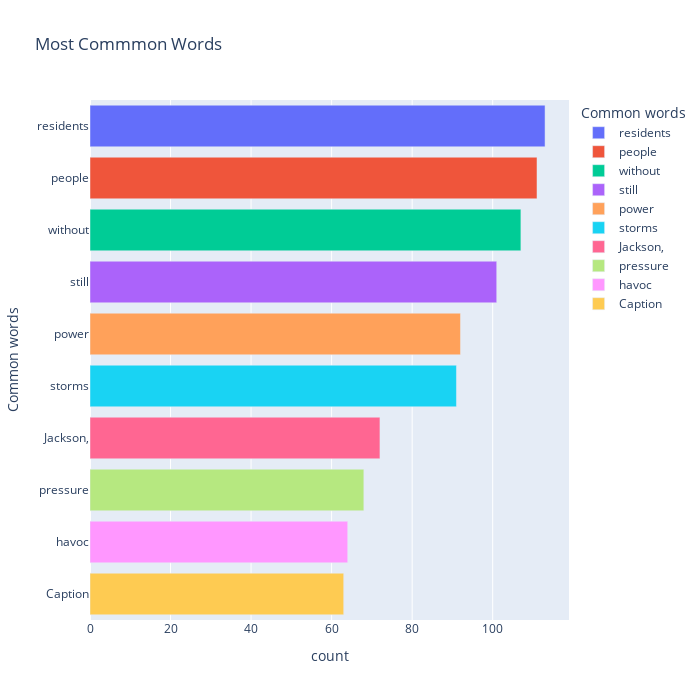

Notebook code for this chart:
### Code cell
common_words(news_data_nonMS)

### Figure 1 — Plotly figure (JSON) as saved in the notebook; plotly's stock layout.template omitted (floating-point values rounded to 4 significant figures)
{"data": [{"alignmentgroup": "True", "hovertemplate": "Common words=%{y}<br>count=%{x}<extra></extra>", "legendgroup": "residents", "marker": {"color": "#636efa"}, "name": "residents", "offsetgroup": "residents", "orientation": "h", "showlegend": true, "textposition": "auto", "type": "bar", "x": [113], "xaxis": "x", "y": ["residents"], "yaxis": "y"}, {"alignmentgroup": "True", "hovertemplate": "Common words=%{y}<br>count=%{x}<extra></extra>", "legendgroup": "people", "marker": {"color": "#EF553B"}, "name": "people", "offsetgroup": "people", "orientation": "h", "showlegend": true, "textposition": "auto", "type": "bar", "x": [111], "xaxis": "x", "y": ["people"], "yaxis": "y"}, {"alignmentgroup": "True", "hovertemplate": "Common words=%{y}<br>count=%{x}<extra></extra>", "legendgroup": "without", "marker": {"color": "#00cc96"}, "name": "without", "offsetgroup": "without", "orientation": "h", "showlegend": true, "textposition": "auto", "type": "bar", "x": [107], "xaxis": "x", "y": ["without"], "yaxis": "y"}, {"alignmentgroup": "True", "hovertemplate": "Common words=%{y}<br>count=%{x}<extra></extra>", "legendgroup": "still", "marker": {"color": "#ab63fa"}, "name": "still", "offsetgroup": "still", "orientation": "h", "showlegend": true, "textposition": "auto", "type": "bar", "x": [101], "xaxis": "x", "y": ["still"], "yaxis": "y"}, {"alignmentgroup": "True", "hovertemplate": "Common words=%{y}<br>count=%{x}<extra></extra>", "legendgroup": "power", "marker": {"color": "#FFA15A"}, "name": "power", "offsetgroup": "power", "orientation": "h", "showlegend": true, "textposition": "auto", "type": "bar", "x": [92], "xaxis": "x", "y": ["power"], "yaxis": "y"}, {"alignmentgroup": "True", "hovertemplate": "Common words=%{y}<br>count=%{x}<extra></extra>", "legendgroup": "storms", "marker": {"color": "#19d3f3"}, "name": "storms", "offsetgroup": "storms", "orientation": "h", "showlegend": true, "textposition": "auto", "type": "bar", "x": [91], "xaxis": "x", "y": ["storms"], "yaxis": "y"}, {"alignmentgroup": "True", "hovertemplate": "Common words=%{y}<br>count=%{x}<extra></extra>", "legendgroup": "Jackson,", "marker": {"color": "#FF6692"}, "name": "Jackson,", "offsetgroup": "Jackson,", "orientation": "h", "showlegend": true, "textposition": "auto", "type": "bar", "x": [72], "xaxis": "x", "y": ["Jackson,"], "yaxis": "y"}, {"alignmentgroup": "True", "hovertemplate": "Common words=%{y}<br>count=%{x}<extra></extra>", "legendgroup": "pressure", "marker": {"color": "#B6E880"}, "name": "pressure", "offsetgroup": "pressure", "orientation": "h", "showlegend": true, "textposition": "auto", "type": "bar", "x": [68], "xaxis": "x", "y": ["pressure"], "yaxis": "y"}, {"alignmentgroup": "True", "hovertemplate": "Common words=%{y}<br>count=%{x}<extra></extra>", "legendgroup": "havoc", "marker": {"color": "#FF97FF"}, "name": "havoc", "offsetgroup": "havoc", "orientation": "h", "showlegend": true, "textposition": "auto", "type": "bar", "x": [64], "xaxis": "x", "y": ["havoc"], "yaxis": "y"}, {"alignmentgroup": "True", "hovertemplate": "Common words=%{y}<br>count=%{x}<extra></extra>", "legendgroup": "Caption", "marker": {"color": "#FECB52"}, "name": "Caption", "offsetgroup": "Caption", "orientation": "h", "showlegend": true, "textposition": "auto", "type": "bar", "x": [63], "xaxis": "x", "y": ["Caption"], "yaxis": "y"}], "layout": {"barmode": "relative", "height": 700, "legend": {"title": {"text": "Common words"}, "tracegroupgap": 0}, "title": {"text": "Most Commmon Words"}, "width": 700, "xaxis": {"anchor": "y", "domain": [0, 1], "title": {"text": "count"}}, "yaxis": {"anchor": "x", "categoryarray": ["Caption", "havoc", "pressure", "Jackson,", "storms", "power", "still", "without", "people", "residents"], "categoryorder": "array", "domain": [0, 1], "title": {"text": "Common words"}}}}
